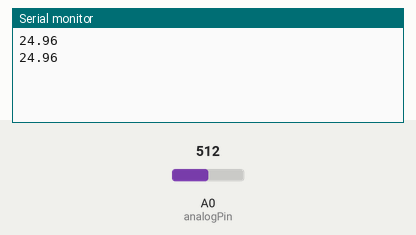
The sketch below on a simulated Arduino Uno, built with avr-gcc and run on an emulated ATmega328P. Shown: the last lines printed to the serial monitor. Inputs (shaded band) come from the test bench; at power-on: A0 (analogPin) = 512.

Above: at 1.8 s.
1.9 s: A0 (analogPin) set to 716
At 2.8 s:
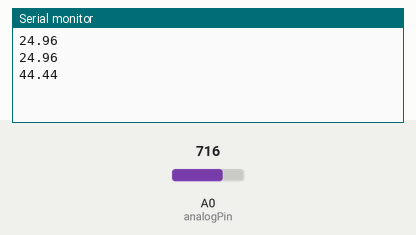
3.4 s: A0 (analogPin) set to 900
At 4.5 s:
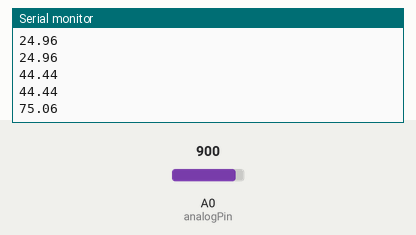
Timing chart, 0 to 6.4 s (numbered marks = the images above; inputs shaded):
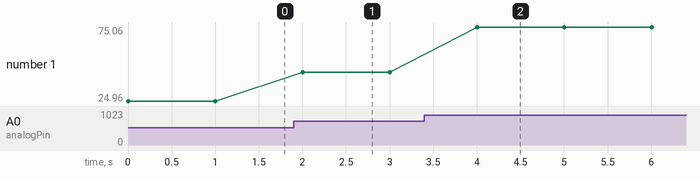

The sketch:

Thermometer.ino
```cpp
#define analogPin  A0 //the thermistor attach to
#define beta 4090 //the beta of the thermistor
#define resistance 10 //the value of the pull-down resistor

void setup()
{
  Serial.begin(9600);
}

void loop()
{
  //read thermistor value
  long a = analogRead(analogPin);
  //the calculating formula of temperature
  float tempC = beta /(log((1025.0 * 10 / a - 10) / 10) + beta / 298.0) - 273.0;
  Serial.println(tempC);
  delay(1000); //wait for 100 milliseconds
}
```

Measured:
- after the input at 1.9 s, the serial monitor: prints a new line after 0.10 s (image 1)
- after the input at 3.4 s, the serial monitor: prints a new line after 0.60 s (image 2)
- plotted number 1: 24.96 → 44.44 after the input at 1.9 s, 44.44 → 75.06 after the input at 3.4 s
